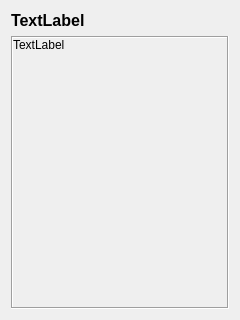
<?xml version="1.0" encoding="UTF-8"?>
<ui version="4.0">
 <class>EntryViewDialog</class>
 <widget class="QDialog" name="EntryViewDialog">
  <property name="geometry">
   <rect>
    <x>0</x>
    <y>0</y>
    <width>240</width>
    <height>320</height>
   </rect>
  </property>
  <property name="windowTitle">
   <string>Translation</string>
  </property>
  <layout class="QVBoxLayout" name="verticalLayout">
   <item>
    <widget class="QLabel" name="laEntry">
     <property name="font">
      <font>
       <pointsize>12</pointsize>
       <weight>75</weight>
       <bold>true</bold>
      </font>
     </property>
     <property name="text">
      <string>TextLabel</string>
     </property>
     <property name="alignment">
      <set>Qt::AlignLeading|Qt::AlignLeft|Qt::AlignVCenter</set>
     </property>
     <property name="wordWrap">
      <bool>true</bool>
     </property>
    </widget>
   </item>
   <item>
    <widget class="QScrollArea" name="scrollArea">
     <property name="frameShape">
      <enum>QFrame::Box</enum>
     </property>
     <property name="widgetResizable">
      <bool>true</bool>
     </property>
     <property name="alignment">
      <set>Qt::AlignLeading|Qt::AlignLeft|Qt::AlignTop</set>
     </property>
     <widget class="QWidget" name="scrollAreaWidgetContents">
      <property name="geometry">
       <rect>
        <x>0</x>
        <y>0</y>
        <width>220</width>
        <height>274</height>
       </rect>
      </property>
      <layout class="QVBoxLayout" name="verticalLayout_2">
       <property name="spacing">
        <number>0</number>
       </property>
       <property name="margin">
        <number>0</number>
       </property>
       <item>
        <widget class="QLabel" name="label">
         <property name="text">
          <string>TextLabel</string>
         </property>
         <property name="alignment">
          <set>Qt::AlignLeading|Qt::AlignLeft|Qt::AlignTop</set>
         </property>
         <property name="wordWrap">
          <bool>true</bool>
         </property>
        </widget>
       </item>
      </layout>
     </widget>
    </widget>
   </item>
  </layout>
 </widget>
 <resources/>
 <connections/>
</ui>
